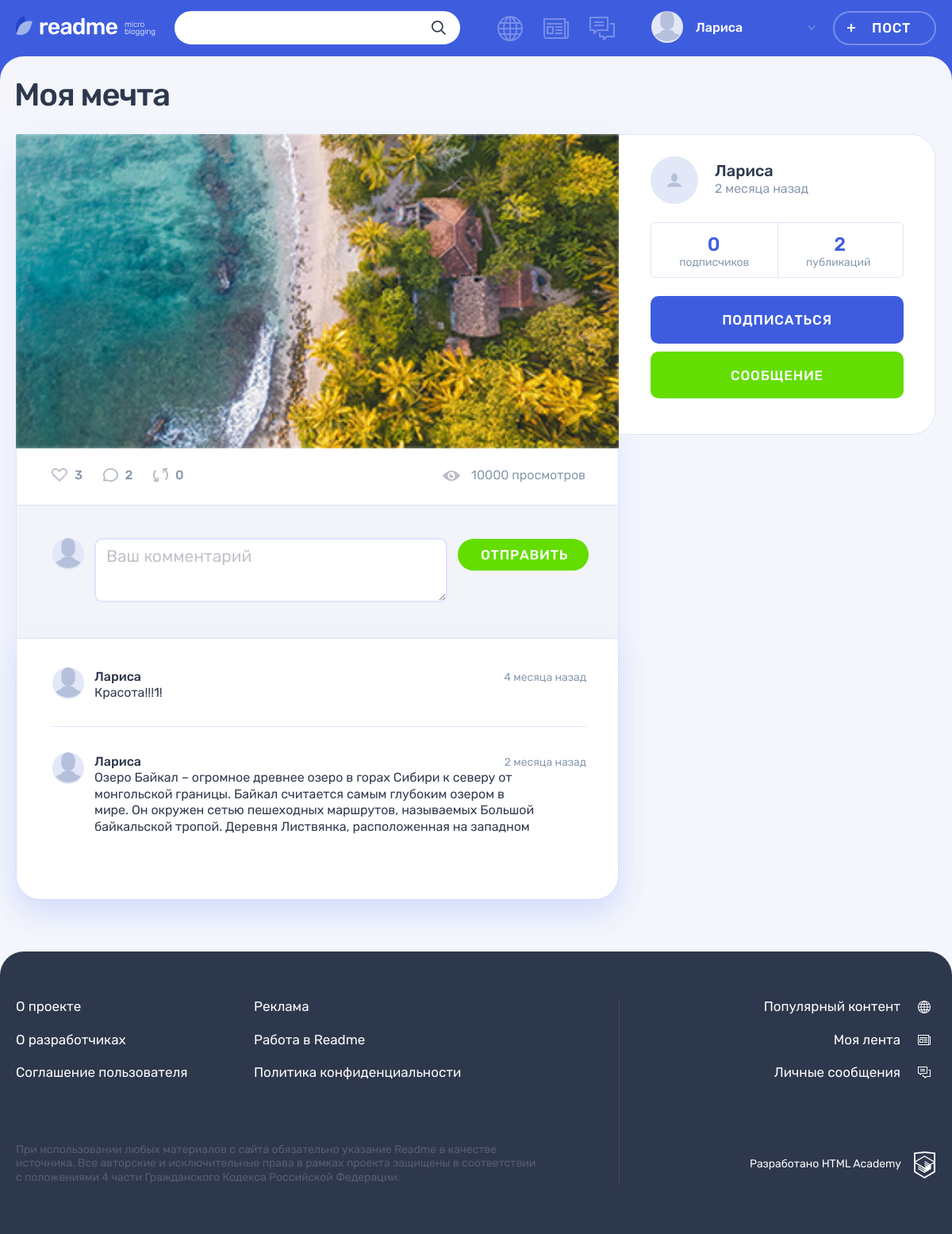
The page /post.php?post-id=4 (signed in) on the database as committed earlier.
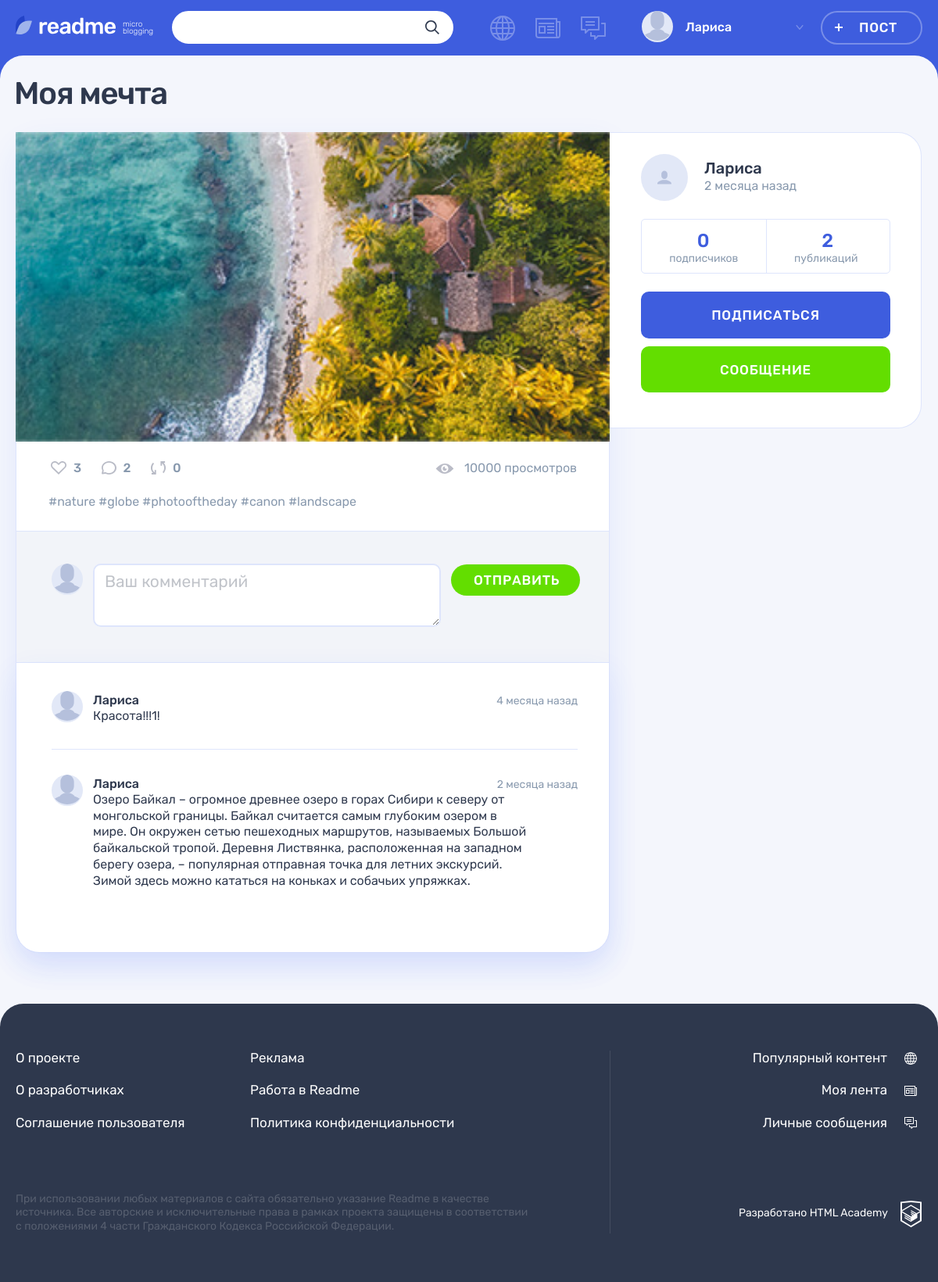
The same page on the database as committed later.
### tables this page shows
CREATE TABLE posts (
  id INT UNSIGNED AUTO_INCREMENT PRIMARY KEY,
  date_creation DATETIME NOT NULL DEFAULT CURRENT_TIMESTAMP,
  title VARCHAR(255) NOT NULL,
  content TEXT(1000) DEFAULT NULL,
  quote_author VARCHAR(255) DEFAULT NULL,
  image TEXT DEFAULT NULL,
  video VARCHAR(255) DEFAULT NULL,
  website_link VARCHAR(255) DEFAULT NULL,
  views_number INT DEFAULT 0,
  author_id INT UNSIGNED,
  type_id INT UNSIGNED,
  original_recoding_author INT UNSIGNED,
  original_id INT UNSIGNED,
  repost BOOLEAN DEFAULT NULL,

  FOREIGN KEY (author_id) REFERENCES users (id),
  FOREIGN KEY (type_id) REFERENCES content_type (id),
  FOREIGN KEY (original_recoding_author) REFERENCES users (id),
  FOREIGN KEY (original_id) REFERENCES posts (id)
);

CREATE TABLE comments (
  id INT UNSIGNED AUTO_INCREMENT PRIMARY KEY,
  creation_date DATETIME NOT NULL DEFAULT CURRENT_TIMESTAMP,
  content VARCHAR(2000) NOT NULL,
  author_id INT UNSIGNED,
  post_id INT UNSIGNED,

  FOREIGN KEY (author_id) REFERENCES users (id),
  FOREIGN KEY (post_id) REFERENCES posts (id)
);

CREATE TABLE users (
  id INT UNSIGNED AUTO_INCREMENT PRIMARY KEY,
  registration_date DATETIME NOT NULL DEFAULT CURRENT_TIMESTAMP,
  email VARCHAR(255) NOT NULL UNIQUE,
  login VARCHAR(255) NOT NULL UNIQUE,
  password VARCHAR(255),
  avatar VARCHAR(255)
);

### helpers.php (called while the page is built, shortened)
<?php
function get_noun_plural_form(int $number, string $one, string $two, string $many): string
{
    $mod10 = $number % 10;
    $mod100 = $number % 100;
    switch (true) {
        case ($mod100 >= 11 && $mod100 <= 20):
            return $many;
        case ($mod10 > 5):
            return $many;
        case ($mod10 === 1):
            return $one;
        case ($mod10 >= 2 && $mod10 <= 4):
            return $two;
        default:
            return $many;
    }
}
function include_template(string $name, array $data = []): string
{
    $name = 'templates/' . $name;
    extract($data);
    require $name;
    return ob_get_clean();
}
function getRelativeFormat(string $date, string $value = "назад"): string
{
    $currentDate = new DateTime("", new DateTimeZone("Europe/Moscow"));
    $publicationDate = new DateTime($date);
    $difference = $currentDate->diff($publicationDate);
    $minutes = $difference->i;
    $hours = $difference->h;
    $days = $difference->d;
    $weeks = floor($days / 7);
    $months = $difference->m;
    $minute = get_noun_plural_form($minutes, 'минуту', 'минуты', 'минут');
    $hour = get_noun_plural_form($hours, 'час', 'часа', 'часов');
    $day = get_noun_plural_form($days, 'день', 'дня', 'дней');
    $week = get_noun_plural_form($weeks, 'неделю', 'недели', 'недель');
    $month = get_noun_plural_form($months, 'месяц', 'месяца', 'месяцев');
    if ($months > 0) {
        $timeDifference = "{$months} {$month} {$value}";
    } elseif ($weeks > 0) {
        $timeDifference = "{$weeks} {$week} {$value}";
    } elseif ($days > 0) {
        $timeDifference = "{$days} {$day} {$value}";
    } elseif ($hours > 0) {
        $timeDifference = "{$hours} {$hour} {$value}";
    } elseif ($minutes > 0) {
        $timeDifference = "{$minutes} {$minute} {$value}";
    } else {
        $timeDifference = "только что";
    }
    return $timeDifference;
}

### templates/post-details.php (the view, shortened to what the rows shown need)
<main class="page__main page__main--publication">
  <div class="container">
    <h1 class="page__title page__title--publication"><?= htmlspecialchars($post['title']) ?></h1>
    <section class="post-details">
      <div class="post-details__wrapper post-photo">
        <div class="post-details__main-block post post--details">
          <?php if (isset($_GET) && $post['icon_class'] === $types[2]): ?>
            <div class="post-details__image-wrapper post-photo__image-wrapper">
                <img src="uploads/<?= htmlspecialchars($post['image']) ?>" alt="Фото от пользователя" width="760" height="507">
            </div>
          <?php elseif (isset($_GET) && $post['icon_class'] === $types[4]): ?>
            <div class="post-details__image-wrapper post-photo__image-wrapper">
                <?= embed_youtube_video(htmlspecialchars($post['video'])) ?>
            </div>
          <?php endif; ?>
          <div class="post__indicators">
            <div class="post__buttons">
              <a class="post__indicator post__indicator--likes button" href="likes.php?post-id=<?= $post['id'] ?>" title="Лайк">
              </a>
              <a class="post__indicator post__indicator--comments button" href="post.php?post-id=<?= $post['id'] ?>" title="Комментарии">
              </a>
              <a class="post__indicator post__indicator--repost button" href="repost.php?post-id=<?= $_GET['post-id']?>" title="Репост">
              </a>
            </div>
            <span class="post__view"><?= htmlspecialchars($post['views_number']) ?> просмотров</span>
          </div>
          <div class="comments">
            <div class="comments__list-wrapper">
              <ul class="comments__list">
                <?php foreach ($comments as $comment):?>
                <li class="comments__item user">
                    <div class="comments__avatar">
                        <a class="user__avatar-link" href="profile.php?author_id=<?= htmlspecialchars($comment['user_id']) ?>">
                            <img class="comments__picture" src="uploads/<?= !empty($comment['avatar'])  && file_exists('uploads/' . $comment['avatar']) ? htmlspecialchars($comment['avatar']) : 'icon-input-user.svg' ?>" alt="Аватар пользователя">
                        </a>
                    </div>
                    <div class="comments__info">
                        <div class="comments__name-wrapper">
                        <a class="comments__user-name" href="profile.php?author_id=<?= htmlspecialchars($comment['user_id']) ?>">
                            <span><?= $comment['login'] ?></span>
                        </a>
                        <time class="comments__time" datetime="<?= htmlspecialchars($comment['creation_date']) ?>"><?= getRelativeFormat(htmlspecialchars($comment['creation_date'])) ?></time>
                        </div>
                        <p class="comments__text">
                        <?= $comment['content'] ?>
                        </p>
                    </div>
                </li>
                <?php endforeach ?>
              </ul>
            </div>
          </div>
        </div>
        <div class="post-details__user user">
          <div class="post-details__user-info user__info">
            <div class="post-details__name-wrapper user__name-wrapper">
              <a class="post-details__name user__name" href="profile.php?author_id=<?= htmlspecialchars($post['author_id']) ?>">
                <span><?= htmlspecialchars($post['login']) ?></span>
              </a>
              <time class="post-details__time user__time" datetime="<?= htmlspecialchars($post['date_creation']) ?>"><?= getRelativeFormat(htmlspecialchars($post['date_creation'])) ?></time>
            </div>
          </div>
        </div>
      </div>
    </section>
  </div>
</main>

Rows that differ between the two databases and show on the page:
changed comments "2 месяца назад": content "…Листвянка, расположенная на западном" → "…Листвянка, расположенная на западном берегу озера, – популярная отправная точка для летних экскурсий. Зимой здесь можно кататься на коньках и собачьих упряжках."
Other text that changed with them:
new list line: "# nature"
new list line: "# globe"
new list line: "# photooftheday"
new list line: "# canon"
new list line: "# landscape"
